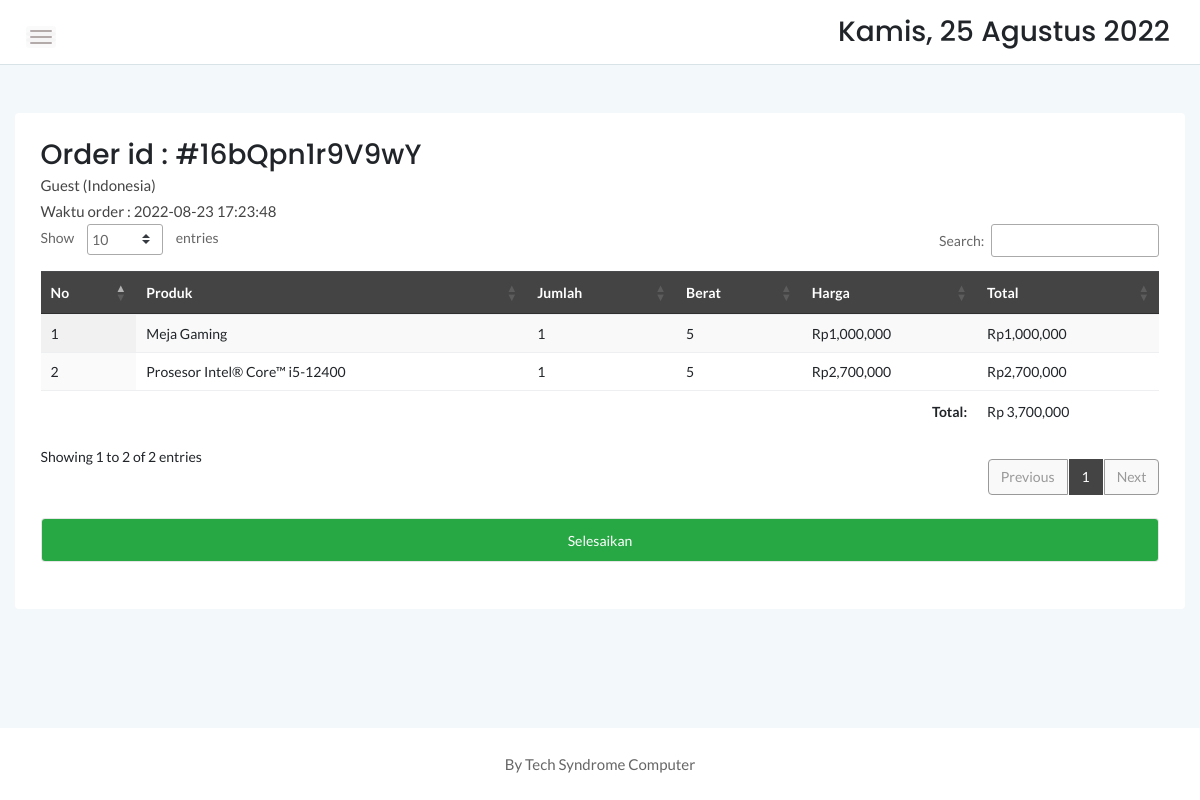
/admin/order.php?orderid=16bQpn1r9V9wY (signed in), run on the app's committed database.
### tables this page shows
CREATE TABLE `cart` (
  `idcart` int(11) NOT NULL,
  `orderid` varchar(100) NOT NULL,
  `userid` int(11) NOT NULL,
  `tglorder` timestamp NOT NULL DEFAULT current_timestamp(),
  `status` varchar(10) NOT NULL DEFAULT 'Cart',
  `ongkir` varchar(100) DEFAULT NULL
);

CREATE TABLE `detailorder` (
  `detailid` int(11) NOT NULL,
  `orderid` varchar(100) NOT NULL,
  `idproduk` int(11) NOT NULL,
  `qty` int(11) NOT NULL
);

CREATE TABLE `produk` (
  `idproduk` int(11) NOT NULL,
  `idkategori` int(11) NOT NULL,
  `namaproduk` varchar(30) NOT NULL,
  `berat_produk` int(10) NOT NULL,
  `gambar` varchar(100) NOT NULL,
  `deskripsi` varchar(200) NOT NULL,
  `rate` int(11) NOT NULL,
  `hargabefore` int(11) NOT NULL,
  `hargaafter` int(11) NOT NULL,
  `tgldibuat` timestamp NOT NULL DEFAULT current_timestamp(),
  `stok_produk` int(20) NOT NULL
);

### admin/order.php (the view, shortened to what this page needs)
<?php
include '../dbconnect.php';
$orderids = $_GET['orderid'];
$liatcust = mysqli_query($conn, "select * from login l, cart c where orderid='$orderids' and l.userid=c.userid");
$checkdb = mysqli_fetch_array($liatcust);
?>
<!doctype html>
<html class="no-js" lang="en">
<head>
	<link rel="stylesheet" href="assets/css/bootstrap.min.css">
	<link rel="stylesheet" href="assets/css/font-awesome.min.css">
	<link rel="stylesheet" href="assets/css/themify-icons.css">
	<link rel="stylesheet" href="assets/css/metisMenu.css">
	<link rel="stylesheet" href="assets/css/owl.carousel.min.css">
	<link rel="stylesheet" href="assets/css/slicknav.min.css">
	<link rel="stylesheet" href="https://www.amcharts.com/lib/3/plugins/export/export.css" type="text/css" media="all" />
	<link rel="stylesheet" type="text/css" href="https://cdn.datatables.net/1.10.20/css/jquery.dataTables.min.css">
	<link rel="stylesheet" type="text/css" href="https://cdn.datatables.net/1.10.20/css/jquery.dataTables.css">
	<link rel="stylesheet" type="text/css" href="https://cdn.datatables.net/1.10.20/css/dataTables.bootstrap4.min.css">
	<link rel="stylesheet" type="text/css" href="https://cdn.datatables.net/responsive/2.2.3/css/responsive.bootstrap.min.css">
	<link rel="stylesheet" type="text/css" href="https://cdn.datatables.net/responsive/2.2.3/css/responsive.jqueryui.min.css">
	<link rel="stylesheet" type="text/css" href="https://cdn.datatables.net/buttons/1.5.2/css/buttons.dataTables.min.css">
	<link rel="stylesheet" href="assets/css/typography.css">
	<link rel="stylesheet" href="assets/css/default-css.css">
	<link rel="stylesheet" href="assets/css/styles.css">
	<link rel="stylesheet" href="assets/css/responsive.css">
</head>
<body>
	<div class="page-container">
		<div class="main-content">
			<div class="header-area">
				<div class="row align-items-center">
					<div class="col-md-6 col-sm-8 clearfix">
						<div class="nav-btn pull-left">
							<span></span>
							<span></span>
							<span></span>
						</div>
					</div>
					<div class="col-md-6 col-sm-4 clearfix">
						<ul class="notification-area pull-right">
							<li>
								<h3>
									<div class="date">
									</div>
								</h3>
							</li>
						</ul>
					</div>
				</div>
			</div>
			<div class="main-content-inner">
				<div class="row mt-5 mb-5">
					<div class="col-12">
						<div class="card">
							<div class="card-body">
								<div class="d-sm-flex justify-content-between align-items-center">
									<h3>Order id : #<?php echo $orderids ?></h3>
								</div>
								<p><?php echo $checkdb['namalengkap']; ?> (<?php echo $checkdb['alamat']; ?>)</p>
								<p>Waktu order : <?php echo $checkdb['tglorder']; ?></p>
								<div class="data-tables datatable-dark">
									<table id="dataTable3" class="display" style="width:100%">
										<thead class="thead-dark">
											<tr>
												<th>No</th>
												<th>Produk</th>
												<th>Jumlah</th>
												<th>Berat</th>
												<th>Harga</th>
												<th>Total</th>
											</tr>
										</thead>
										<tbody>
											<?php
											$brgs = mysqli_query($conn, "SELECT * from detailorder d, produk p where orderid='$orderids' and d.idproduk=p.idproduk order by d.idproduk ASC");
											$no = 1;
											while ($p = mysqli_fetch_array($brgs)) {
												$total = $p['qty'] * $p['hargaafter'];
											?>
												<tr>
													<td><?php echo $no++ ?></td>
													<td><?php echo $p['namaproduk'] ?></td>
													<td><?php echo $p['qty'] ?></td>
													<td><?php echo $p['berat_produk'] ?></td>
													<td>Rp<?php echo number_format($p['hargaafter']) ?></td>
													<td>Rp<?php echo number_format($total) ?></td>
												</tr>
											<?php
											}
											?>
										</tbody>
										<tfoot>
											<tr>
												<th colspan="5" style="text-align:right">Total:</th>
												<td>Rp <?php
														$result1 = mysqli_query($conn, "SELECT SUM(d.qty*p.hargaafter) AS count FROM detailorder d, produk p where orderid='$orderids' and d.idproduk=p.idproduk order by d.idproduk ASC");
														$cekrow = mysqli_num_rows($result1);
														$row1 = mysqli_fetch_assoc($result1);
														$count = $row1['count'];
														if ($cekrow > 0) {
															echo number_format($count);
														} else {
															echo 'No data';
														}
														?></th>
											</tr>
										</tfoot>
									</table>
								</div>
								<br>
								<?php
								if ($checkdb['status'] == 'Confirmed') {
									$ambilinfo = mysqli_query($conn, "select * from konfirmasi where orderid='$orderids'");
									while ($tarik = mysqli_fetch_array($ambilinfo)) {
										$met = $tarik['payment'];
										$namarek = $tarik['namarekening'];
										$tglb = $tarik['tglbayar'];
										echo '
										Informasi Pembayaran
									<div class="data-tables datatable-dark">
									<table id="dataTable2" class="display" style="width:100%"><thead class="thead-dark">
											<tr>
												<th>Metode</th>
												<th>Pemilik Rekening</th>
												<th>Tanggal Pembayaran</th>
											</tr></thead><tbody>
											<tr>
											<td>' . $met . '</td>
											<td>' . $namarek . '</td>
											<td>' . $tglb . '</td>
											</tr>
											</tbody>
										</table>
									</div>
									<br><br>
									<form method="post">
									<input type="submit" name="kirim" class="form-control btn btn-success" value="Kirim" \>
									</form>
									';
									};
								} else {
									echo '
									<form method="post">
									<input type="submit" name="selesai" class="form-control btn btn-success" value="Selesaikan" \>
									</form>';
								}
								?>
								<br>
							</div>
						</div>
					</div>
				</div>
			</div>
		</div>
		<footer>
			<div class="footer-area">
				<p>By Tech Syndrome Computer</p>
			</div>
		</footer>
	</div>
</body>
</html>

### data on the page
cart: userid.namalengkap "Guest", userid.alamat "Indonesia", tglorder "2022-08-23 17:23:48"
detailorder: idproduk.namaproduk "Meja Gaming", qty "1", idproduk.berat_produk "5", idproduk.hargaafter "1,000,000", qty.hargaafter "1,000,000"
detailorder: idproduk.namaproduk "Prosesor Intel® Core™ i5-12400", qty "1", idproduk.berat_produk "5", idproduk.hargaafter "2,700,000", qty.hargaafter "2,700,000"

### other printed values
$orderids "16bQpn1r9V9wY"
$count "3,700,000"
